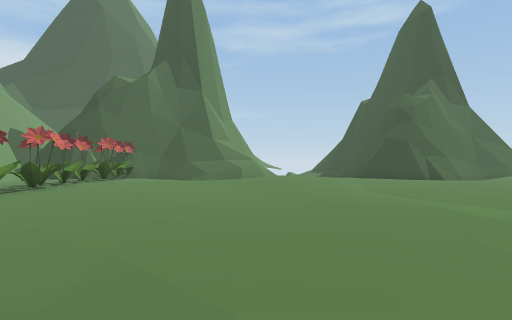
view 1 (above)

24 first-person views from a walk through a 3-D level made in the Unity game engine. The camera is 1.5 m above the floor, looks level and sees 80° across. The floor is counted in squares, 2 m on a side. Each view is taken from the middle of a square. On the plan, view 1 faces up. The plan holds only what a view shows up to about 10 squares ahead; the rest is blank. The place goes on beyond the plan. The player character is not drawn.

view 2
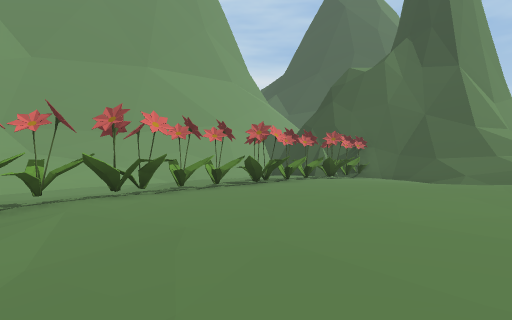

view 3
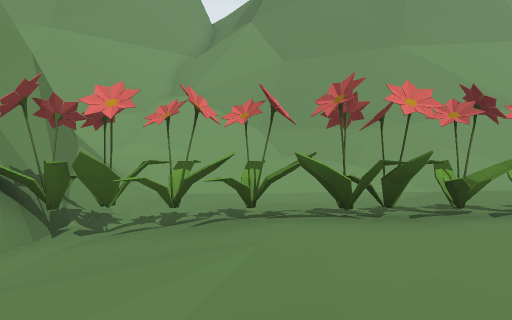

view 4
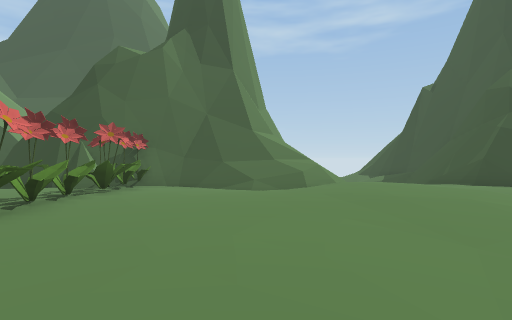

view 5
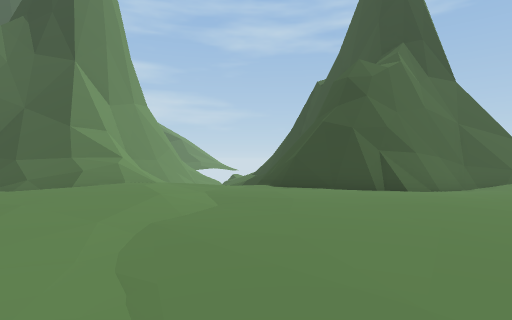

view 6
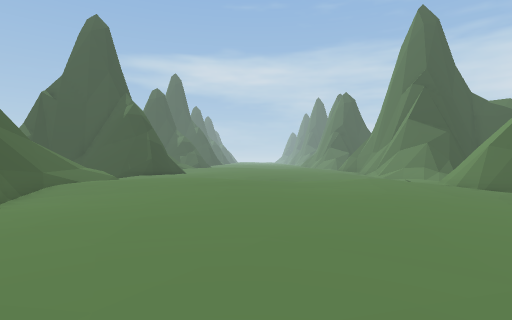

view 7
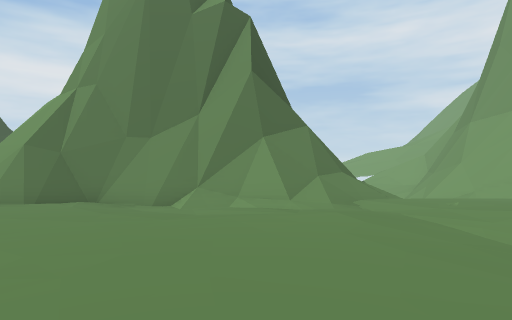

view 8
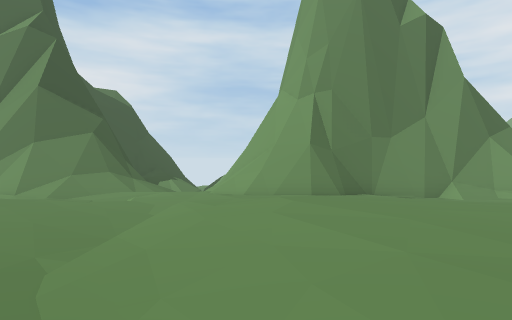

view 9
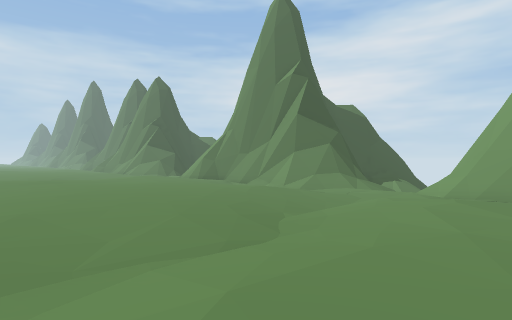

view 10
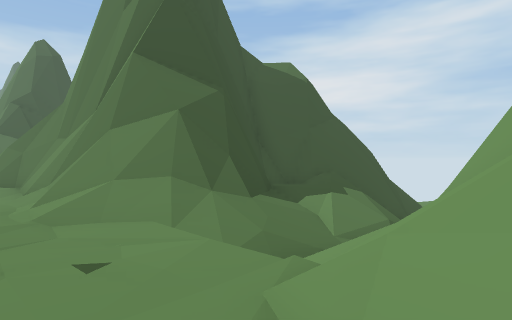

view 11
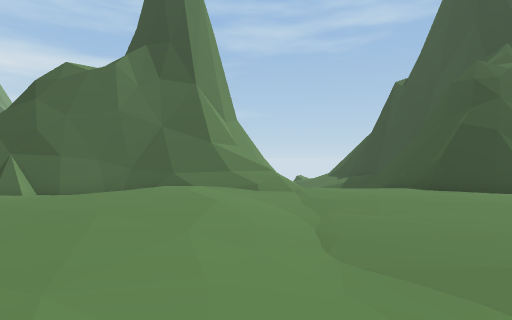

view 12
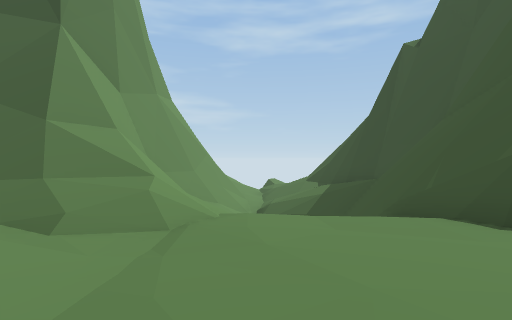

view 13
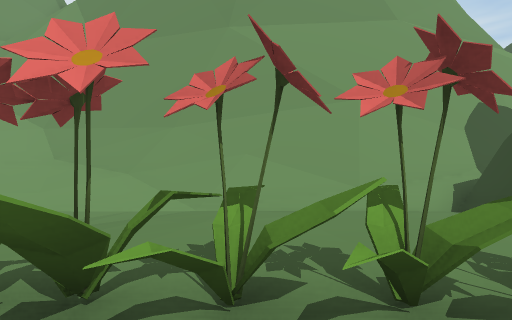

view 14
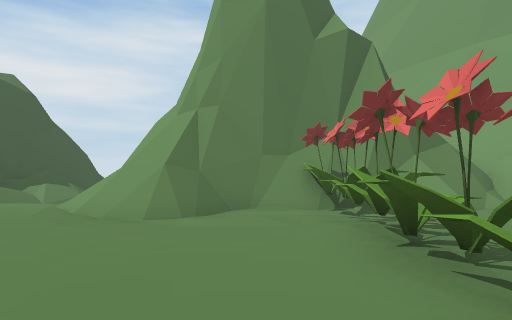

view 15
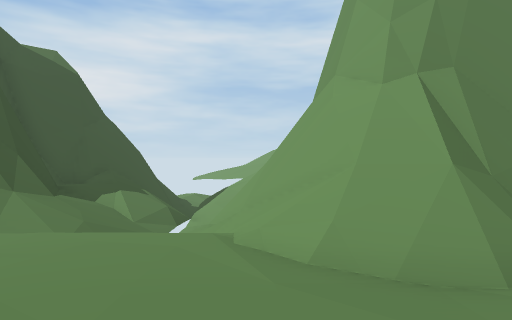

view 16
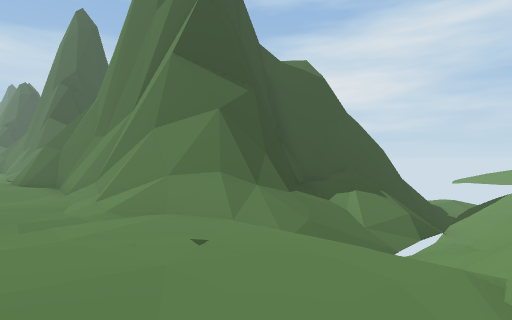

view 17
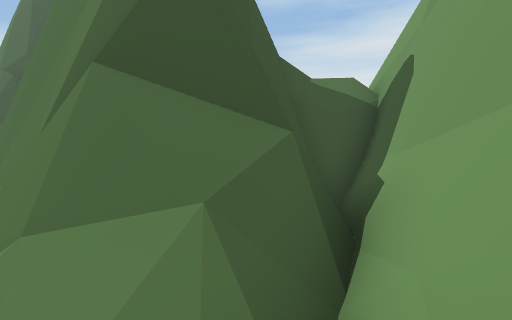

view 18
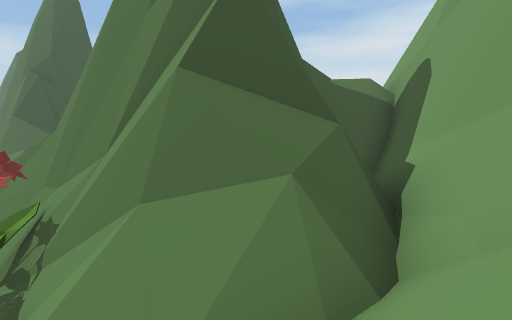

view 19
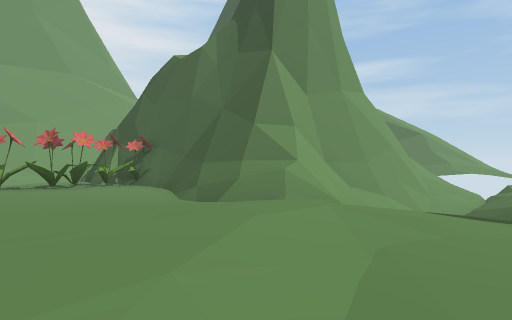

view 20
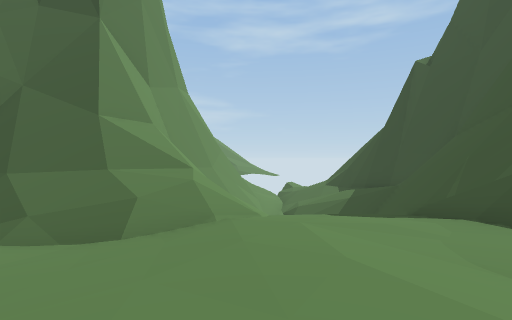

view 21
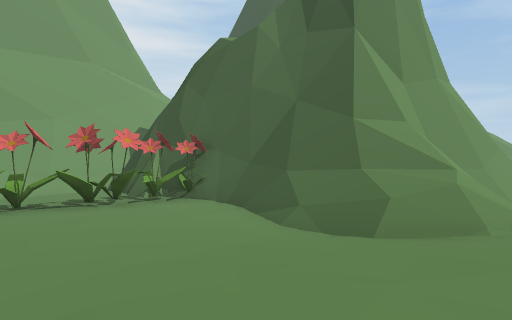

view 22
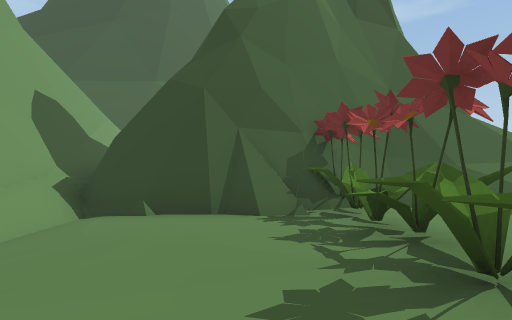

view 23
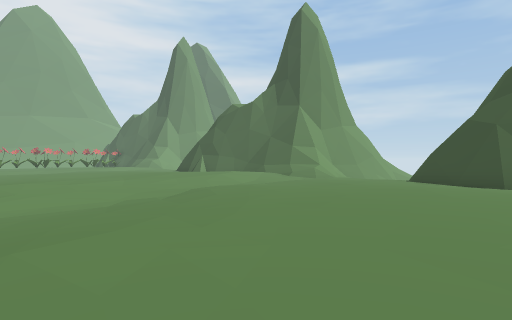

view 24
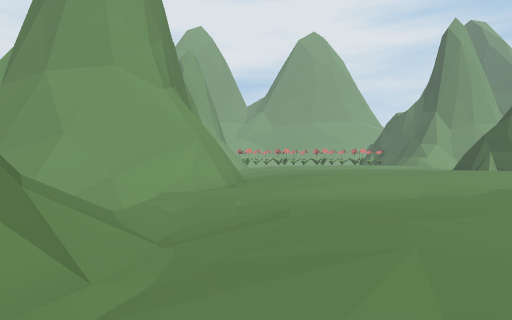

### Floor plan
Key: @ floor where view 1 was taken; # wall or solid block; x gap in a wall; . main floor; : floor 0.25 m higher than the main floor; - floor 0.25 m lower than the main floor; + floor 0.5 m higher than the main floor; _ floor 0.5 m lower than the main floor; * floor 1.5 m higher than the main floor; % floor 2.5 m higher than the main floor; / step, stairs or slope; = window, fence, low wall or low ledge; ^ raised ledge; v drop or lower ground; O other object.
Columns run from 14 left of view 1 to 22 right of it. Each row starts with its distance up from view 1.
 18   #          ##////         ##///
 17 ##=         ##// ///       ##/ //#
 16 #v^=      #### /  /*#    ###    ##
 15 ##==      ##//////####   ##/////##
 14 ##^###  ####////.--#######////---#
 13  # #/####.-////:...#####-.:./-...###
 12  # ^/-..O..--.:+:.....--.:+:.-......
 11    ^/-...O....:++........:+:.-......
 10    #/-..O...::+++......::+++._-......
  9    #/-..O.::::++:....::::++:.-....:::
  8    #/-..O.:::::::....:::::::.-.....::
  7   ##__-..O.:::.:......::..:.-_-....::
  6   #/___-O..::.....-...::..:..-_-....:
  5   #/___-O.......:.-........:.-__-....
  4   #//__-.O......:..........:..__-....
  3  ##//___O.----....--.----....-__-..--
  2   ^//___O_____----_______----________
  1   #//_=_O__#=/_____////__/##=____///_
  0   #///=#####%/@//////#######///////##
 -1   ##=/##  #####///=###     ##///=####
 -2    ####     ###///=#        ##//=#
 -3     ##^     ###////##       ##///##
 -4     ##=#    #  ////:#       ##///.#
 -5      #v#^      /////#         ////#
 -6      vv^^      // /##          //##
 -7      vv^#      /=/##           /##
 -8       v        /=/#            /#
 -9                /x

Where each view was taken, in squares from view 1:
view 1: 0 up, 0 right, facing up
view 2: 2 up, 0 right, facing up-left
view 3: 3 up, 2 left, facing left
view 4: 4 up, 2 left, facing up
view 5: 5 up, 4 right, facing up
view 6: 8 up, 3 right, facing right
view 7: 8 up, 7 right, facing down
view 8: 9 up, 14 right, facing down
view 9: 11 up, 12 right, facing down-right
view 10: 2 up, 14 right, facing down-right
view 11: 5 up, 14 right, facing up
view 12: 10 up, 16 right, facing up
view 13: 9 up, 4 left, facing left
view 14: 7 up, 4 left, facing down
view 15: 4 up, 0 right, facing down
view 16: 3 up, 0 right, facing down-right
view 17: 0 up, 11 left, facing down-right
view 18: 1 up, 11 left, facing down-right
view 19: 9 up, 4 right, facing up-left
view 20: 9 up, 1 right, facing up
view 21: 9 up, 1 right, facing up-left
view 22: 8 up, 7 left, facing up
view 23: 3 up, 22 right, facing up-left
view 24: 2 up, 22 right, facing left
